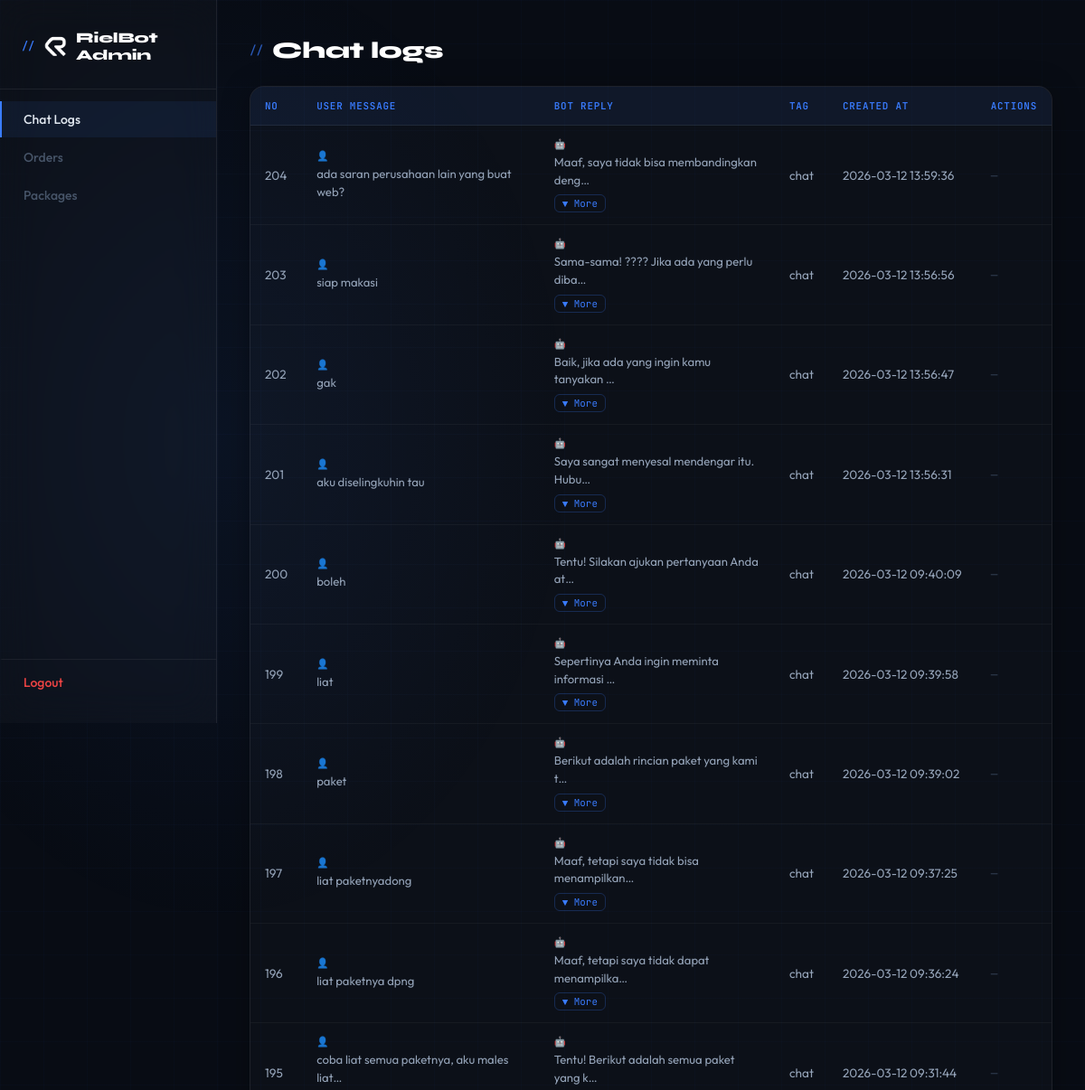
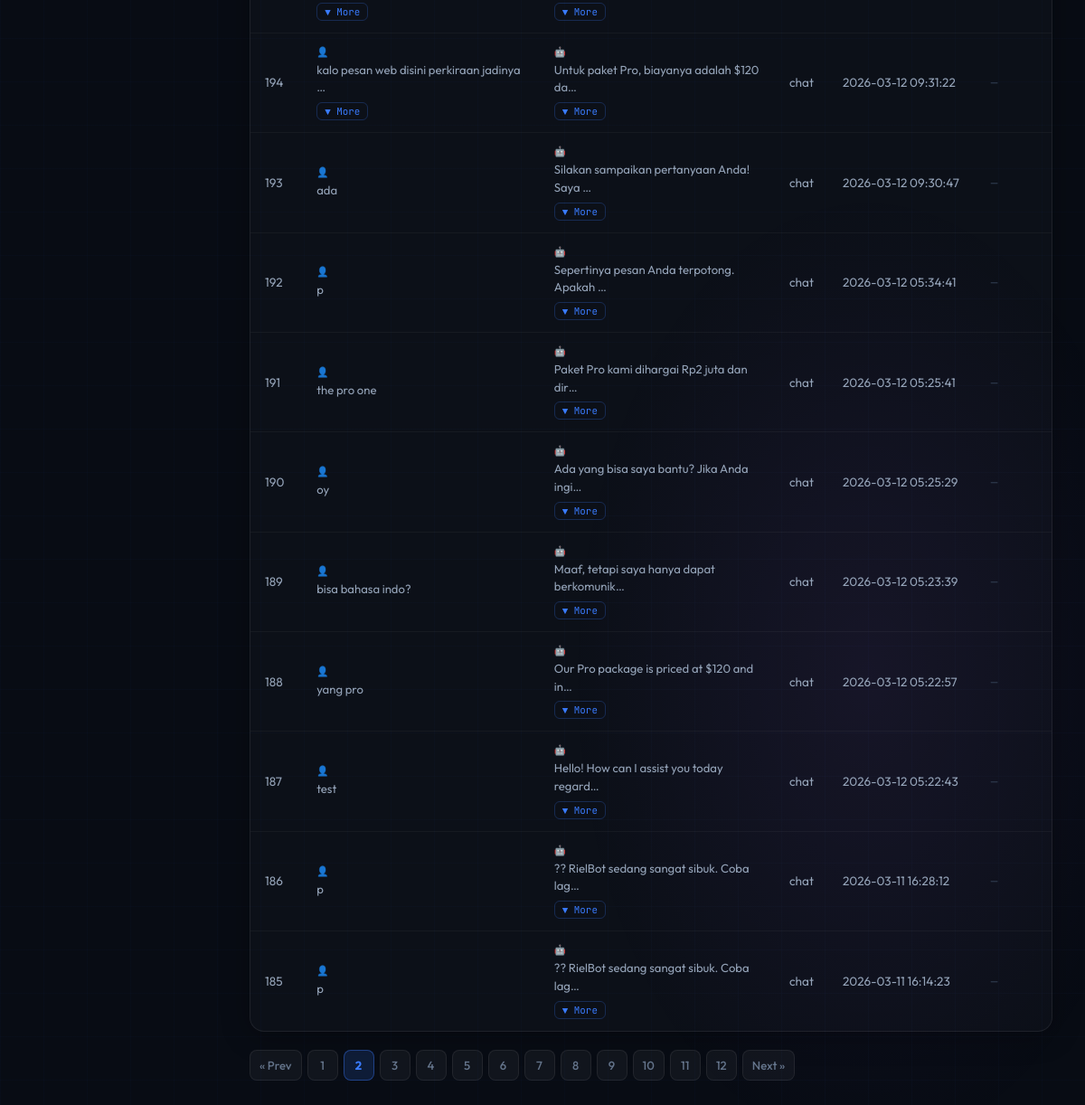
The page /admin.php?table=chat_logs&page=2 (signed in) on the database its author committed (2 pictures, top to bottom).
### tables this page shows
CREATE TABLE `chat_logs` (
  `id` int(11) NOT NULL,
  `user_message` text NOT NULL,
  `bot_reply` text NOT NULL,
  `tag` varchar(50) NOT NULL,
  `created_at` timestamp NULL DEFAULT current_timestamp()
);

### admin.php (the view, shortened to what this page needs)
<?php
$configPath = '/home/rier5192/config.php';
if (file_exists($configPath)) {
    $config = require $configPath;
} else {
    $config = require __DIR__ . '/config.php';
}
$dbHost = $config['DB_HOST'] ?? 'localhost';
$dbName = $config['DB_NAME'] ?? 'rielcode';
$dbUser = $config['DB_USER'] ?? 'root';
$dbPass = $config['DB_PASS'] ?? '';
try {
    $pdo = new PDO("mysql:host=$dbHost;dbname=$dbName;charset=utf8", $dbUser, $dbPass);
    $pdo->setAttribute(PDO::ATTR_ERRMODE, PDO::ERRMODE_EXCEPTION);
} catch (PDOException $e) {
    die("DB Connection failed: " . htmlspecialchars($e->getMessage()));
}
$allowedTables = ['chat_logs', 'orders', 'packages'];
$table = in_array($_GET['table'] ?? '', $allowedTables) ? $_GET['table'] : 'chat_logs';
$items_per_page = 20;
$page           = max(1, (int)($_GET['page'] ?? 1));
$offset         = ($page - 1) * $items_per_page;
$total_items = (int)$pdo->query("SELECT COUNT(*) FROM `$table`")->fetchColumn();
$total_pages = max(1, (int)ceil($total_items / $items_per_page));
switch ($table) {
    case 'chat_logs':
    default:
        $stmt = $pdo->prepare("SELECT id, LEFT(user_message, 120) AS user_message, LEFT(bot_reply, 120) AS bot_reply, tag, created_at FROM chat_logs ORDER BY created_at DESC LIMIT :limit OFFSET :offset");
        $columns = ['id', 'user_message', 'bot_reply', 'tag', 'created_at'];
        break;
}
$stmt->bindValue(':limit',  $items_per_page, PDO::PARAM_INT);
$stmt->bindValue(':offset', $offset,         PDO::PARAM_INT);
$stmt->execute();
$logs = $stmt->fetchAll(PDO::FETCH_ASSOC);
?>
<!DOCTYPE html>
<html lang="en">
<head>
    <link rel="stylesheet" href="CSS/admin_style.css">
</head>
<body>
    <div class="wrapper">
        <div class="sidebar">
            <h2>
                <img src="IMG/Rielcode Logo Square Transparent Icon.png" alt="Rielcode" class="sidebar-logo">
                RielBot Admin
            </h2>
            <a href="admin.php?table=chat_logs" class="<?= $table === 'chat_logs' ? 'active' : '' ?>">Chat Logs</a>
            <a href="admin.php?table=orders" class="<?= $table === 'orders'    ? 'active' : '' ?>">Orders</a>
            <a href="admin.php?table=packages" class="<?= $table === 'packages'  ? 'active' : '' ?>">Packages</a>
            <a href="admin_logout.php">Logout</a>
        </div>
        <div class="main-content">
            <h1><?= ucfirst(str_replace('_', ' ', $table)) ?></h1>
            <div class="table-container">
                <table>
                    <thead>
                        <tr>
                            <?php foreach ($columns as $index => $col): ?>
                                <th><?= $index === 0 ? 'No' : ucfirst(str_replace('_', ' ', $col)) ?></th>
                            <?php endforeach; ?>
                            <th>Actions</th>
                        </tr>
                    </thead>
                    <tbody>
                        <?php
                        $no = in_array($table, ['chat_logs', 'orders'])
                            ? $total_items - $offset
                            : $offset + 1;
                        foreach ($logs as $row):
                        ?>
                            <tr>
                                <?php foreach ($columns as $index => $col): ?>
                                    <?php if ($index === 0): ?>
                                        <td><?= in_array($table, ['chat_logs', 'orders']) ? $no-- : $no++ ?></td>
                                    <?php else: ?>
                                        <td>
                                            <?php
                                            if ($table === 'packages' && $col === 'idr_price') {
                                                echo 'IDR ' . number_format($row[$col], 0, ',', '.');
                                            } elseif ($table === 'packages' && $col === 'us_price') {
                                                echo '$' . number_format($row[$col], 2, '.', ',');
                                            } elseif ($table === 'chat_logs' && in_array($col, ['user_message', 'bot_reply'])) {
                                                $uid     = 'msg-' . $row['id'] . '-' . $col;
                                                $preview = htmlspecialchars(mb_substr((string)$row[$col], 0, 40));
                                                $full    = htmlspecialchars((string)$row[$col]);
                                                $label   = $col === 'user_message' ? '👤' : '🤖';
                                                echo '
                                                <div class="expandable-cell">
                                                    <span class="msg-label">' . $label . '</span>
                                                    <span class="msg-preview" id="' . $uid . '-preview">' . $preview . (mb_strlen((string)$row[$col]) > 40 ? '…' : '') . '</span>
                                                    <span class="msg-full" id="' . $uid . '-full" style="display:none;">' . $full . '</span>
                                                    ' . (mb_strlen((string)$row[$col]) > 40 ? '<button class="expand-btn" onclick="toggleMsg(\'' . $uid . '\', this)">▼ More</button>' : '') . '
                                                </div>';
                                            } else {
                                                echo htmlspecialchars((string)$row[$col]);
                                            }
                                            ?>
                                        </td>
                                    <?php endif; ?>
                                <?php endforeach; ?>
                                <td>
                                    <?php if ($table === 'chat_logs'): ?>
                                        <span class="no-actions">—</span>
                                    <?php endif; ?>
                                </td>
                            </tr>
                        <?php endforeach; ?>
                    </tbody>
                </table>
            </div>
            <div class="pagination">
                <?php if ($page > 1): ?>
                    <a href="?table=<?= $table ?>&page=<?= $page - 1 ?>">&laquo; Prev</a>
                <?php endif; ?>
                <?php for ($i = 1; $i <= $total_pages; $i++): ?>
                    <a href="?table=<?= $table ?>&page=<?= $i ?>" class="<?= $i === $page ? 'active' : '' ?>"><?= $i ?></a>
                <?php endfor; ?>
                <?php if ($page < $total_pages): ?>
                    <a href="?table=<?= $table ?>&page=<?= $page + 1 ?>">Next &raquo;</a>
                <?php endif; ?>
            </div>
        </div>
    </div>
</body>
</html>

### CSS/admin_style.css (style rules this page uses)
*, *::before, *::after { margin: 0; padding: 0; box-sizing: border-box; }
html { scroll-behavior: smooth; }
body { font-family: "Outfit", sans-serif; background-color: #080c14; color: #e2e8f0; min-height: 100dvh; overflow-x: hidden; }
body::before { content: ""; position: fixed; inset: 0; background-image: radial-gradient(ellipse 60% 40% at 20% 20%, rgba(58,124,255,0.07) 0%, transparent 55%), radial-gradient(ellipse 50% 40% at 80% 80%, rgba(163,91,255,0.07) 0%, transparent 55%), linear-gradient(rgba(58,124,255,0.025) 1px, transparent 1px), linear-gradient(90deg, rgba(58,124,255,0.025) 1px, transparent 1px); background-size: auto, auto, 48px 48px, 48px 48px; pointer-events: none; z-index: 0; }
.wrapper { display: flex; min-height: 100dvh; position: relative; }
.sidebar { width: 240px; flex-shrink: 0; background: rgba(255,255,255,0.025); border-right: 1px solid rgba(255,255,255,0.07); display: flex; flex-direction: column; padding: 32px 0 24px; position: sticky; top: 0; height: 100dvh; overflow-y: auto; backdrop-filter: blur(20px); -webkit-backdrop-filter: blur(20px); }
.sidebar h2 { font-family: "Syne", sans-serif; font-size: 1rem; font-weight: 800; color: #fff; padding: 0 24px 28px; border-bottom: 1px solid rgba(255,255,255,0.07); margin-bottom: 12px; letter-spacing: -0.2px; display: flex; align-items: center; gap: 10px; }
.sidebar-logo { width: 26px; height: 26px; object-fit: contain; flex-shrink: 0; filter: brightness(1.1); }
.sidebar h2::before { content: "// "; font-family: "JetBrains Mono", monospace; font-size: 0.75rem; color: #3a7cff; font-weight: 500; }
.sidebar a { display: flex; align-items: center; gap: 10px; padding: 11px 24px; color: #475569; text-decoration: none; font-size: 0.875rem; font-weight: 500; transition: all 0.2s ease; border-left: 2px solid transparent; margin: 1px 0; }
.sidebar a.active { color: #e2e8f0; background: rgba(58,124,255,0.08); border-left-color: #3a7cff; }
.sidebar a[href="admin_logout.php"] { margin-top: auto; color: #ef4444; border-top: 1px solid rgba(255,255,255,0.06); padding-top: 16px; margin-top: auto; }
.main-content { flex: 1; padding: 40px 36px; min-width: 0; }
.main-content h1 { font-family: "Syne", sans-serif; font-size: 1.6rem; font-weight: 800; color: #fff; margin-bottom: 24px; letter-spacing: -0.3px; display: flex; align-items: center; gap: 10px; }
.main-content h1::before { content: "//"; font-family: "JetBrains Mono", monospace; font-size: 0.8rem; color: #3a7cff; font-weight: 500; opacity: 0.7; }
.table-container { background: rgba(255,255,255,0.02); border: 1px solid rgba(255,255,255,0.07); border-radius: 16px; overflow: hidden; box-shadow: 0 4px 32px rgba(0,0,0,0.3); }
table { width: 100%; border-collapse: collapse; font-size: 0.85rem; }
thead { background: rgba(58,124,255,0.07); border-bottom: 1px solid rgba(255,255,255,0.07); }
th { padding: 14px 16px; text-align: left; font-family: "JetBrains Mono", monospace; font-size: 0.68rem; font-weight: 600; color: #3a7cff; letter-spacing: 0.8px; text-transform: uppercase; white-space: nowrap; }
td { padding: 13px 16px; border-bottom: 1px solid rgba(255,255,255,0.04); color: #94a3b8; vertical-align: middle; max-width: 280px; overflow: hidden; text-overflow: ellipsis; white-space: nowrap; }
tbody tr { transition: background 0.15s ease; }
tbody tr:last-child td { border-bottom: none; }
.pagination { display: flex; gap: 6px; margin-top: 20px; flex-wrap: wrap; align-items: center; }
.pagination a { display: inline-flex; align-items: center; justify-content: center; min-width: 34px; height: 34px; padding: 0 10px; border-radius: 8px; background: rgba(255,255,255,0.04); border: 1px solid rgba(255,255,255,0.07); color: #64748b; text-decoration: none; font-size: 0.82rem; font-weight: 500; transition: all 0.2s ease; }
.pagination a.active { background: rgba(58,124,255,0.15); border-color: rgba(58,124,255,0.4); color: #3a7cff; font-weight: 700; }

### rows shown on the page
chat_logs: label "👤", preview "ada saran perusahaan lain yang buat web?", label "🤖", preview "Maaf, saya tidak bisa membandingkan deng", tag "chat", created_at "2026-03-12 13:59:36"
chat_logs: label "👤", preview "siap makasi", label "🤖", preview "Sama-sama! ???? Jika ada yang perlu diba", tag "chat", created_at "2026-03-12 13:56:56"
chat_logs: label "👤", preview "gak", label "🤖", preview "Baik, jika ada yang ingin kamu tanyakan", tag "chat", created_at "2026-03-12 13:56:47"
chat_logs: label "👤", preview "aku diselingkuhin tau", label "🤖", preview "Saya sangat menyesal mendengar itu. Hubu", tag "chat", created_at "2026-03-12 13:56:31"
chat_logs: label "👤", preview "boleh", label "🤖", preview "Tentu! Silakan ajukan pertanyaan Anda at", tag "chat", created_at "2026-03-12 09:40:09"
chat_logs: label "👤", preview "liat", label "🤖", preview "Sepertinya Anda ingin meminta informasi", tag "chat", created_at "2026-03-12 09:39:58"
chat_logs: label "👤", preview "paket", label "🤖", preview "Berikut adalah rincian paket yang kami t", tag "chat", created_at "2026-03-12 09:39:02"
chat_logs: label "👤", preview "liat paketnyadong", label "🤖", preview "Maaf, tetapi saya tidak bisa menampilkan", tag "chat", created_at "2026-03-12 09:37:25"
chat_logs: label "👤", preview "liat paketnya dpng", label "🤖", preview "Maaf, tetapi saya tidak dapat menampilka", tag "chat", created_at "2026-03-12 09:36:24"
chat_logs: label "👤", preview "coba liat semua paketnya, aku males liat", label "🤖", preview "Tentu! Berikut adalah semua paket yang k", tag "chat", created_at "2026-03-12 09:31:44"
chat_logs: label "👤", preview "kalo pesan web disini perkiraan jadinya", label "🤖", preview "Untuk paket Pro, biayanya adalah $120 da", tag "chat", created_at "2026-03-12 09:31:22"
chat_logs: label "👤", preview "ada", label "🤖", preview "Silakan sampaikan pertanyaan Anda! Saya", tag "chat", created_at "2026-03-12 09:30:47"
chat_logs: label "👤", preview "p", label "🤖", preview "Sepertinya pesan Anda terpotong. Apakah", tag "chat", created_at "2026-03-12 05:34:41"
chat_logs: label "👤", preview "the pro one", label "🤖", preview "Paket Pro kami dihargai Rp2 juta dan dir", tag "chat", created_at "2026-03-12 05:25:41"
chat_logs: label "👤", preview "oy", label "🤖", preview "Ada yang bisa saya bantu? Jika Anda ingi", tag "chat", created_at "2026-03-12 05:25:29"
chat_logs: label "👤", preview "bisa bahasa indo?", label "🤖", preview "Maaf, tetapi saya hanya dapat berkomunik", tag "chat", created_at "2026-03-12 05:23:39"
chat_logs: label "👤", preview "yang pro", label "🤖", preview "Our Pro package is priced at $120 and in", tag "chat", created_at "2026-03-12 05:22:57"
chat_logs: label "👤", preview "test", label "🤖", preview "Hello! How can I assist you today regard", tag "chat", created_at "2026-03-12 05:22:43"
chat_logs: label "👤", preview "p", label "🤖", preview "?? RielBot sedang sangat sibuk. Coba lag", tag "chat", created_at "2026-03-11 16:28:12"
chat_logs: label "👤", preview "p", label "🤖", preview "?? RielBot sedang sangat sibuk. Coba lag", tag "chat", created_at "2026-03-11 16:14:23"

### other values the page prints
str_replace('_', ' ', $table) "Chat logs"
str_replace('_', ' ', $col) "USER MESSAGE"
str_replace('_', ' ', $col) "BOT REPLY"
str_replace('_', ' ', $col) "TAG"
str_replace('_', ' ', $col) "CREATED AT"
